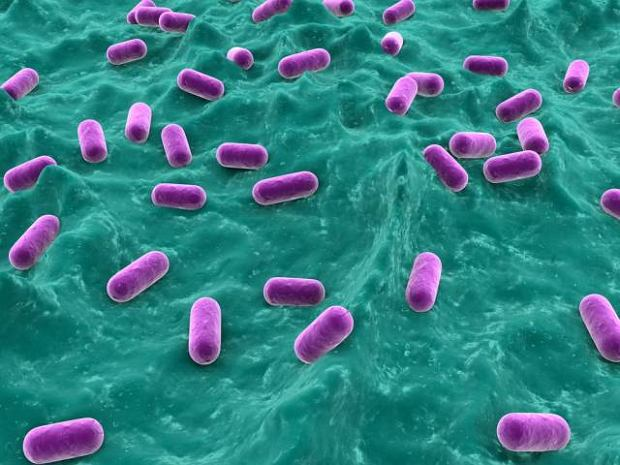
%> input picture kolokwium2/MPOC_LAB11/bakterie.jpg, 620 x 465 px
$ octave zad3.m   (GNU Octave 9; MATLAB toolbox functions it lacks are replaced by stand-ins)
%> lines starting %> are read from the running program, lines starting %| are printed output that depends on the picture; in (x1, y1, x2, y2) boxes, pixels count from 0 and x2, y2 are one past the last pixel; in counts of white or black regions, pixels touching at a corner belong together; the program's own positions count from 1
%liczenie poziomych bakterii a potem je na czerwono otoczyc
close all;
clear;
clc;
pkg load image;
I = imread('bakterie.jpg');
%> I is the input picture: size 465x620x3 uint8; mean R, G, B 49.5, 127.9, 132.1
if size(I, 3) < 3
    disp('Obraz nie jest w kolorze RGB!');
    return;
end
R = I(:, :, 1);
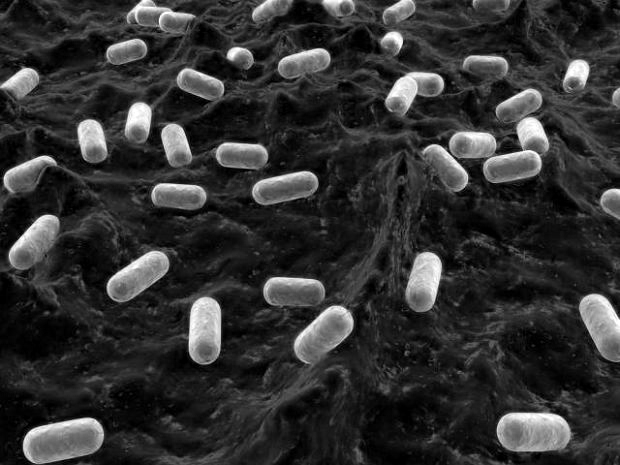
%> R: size 465x620 uint8; min 0, max 255, mean 49.5
G = I(:, :, 2);
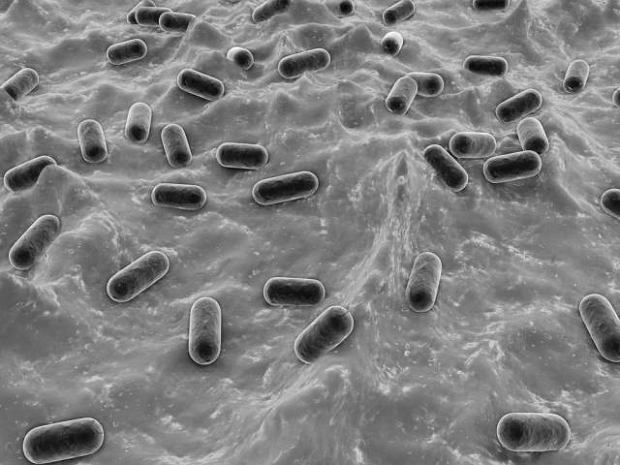
%> G: size 465x620 uint8; min 0, max 255, mean 127.9
B = I(:, :, 3);
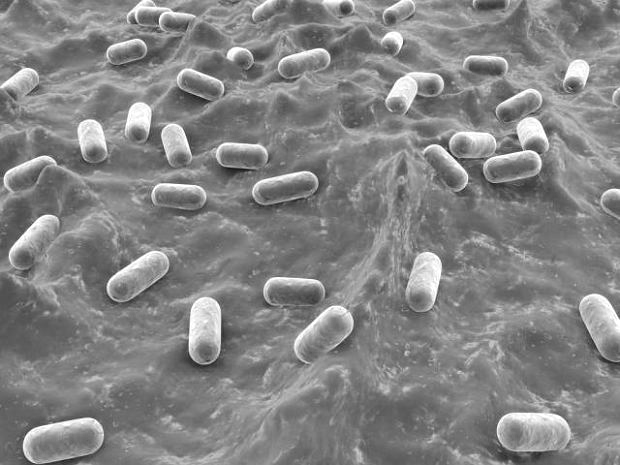
%> B: size 465x620 uint8; min 22, max 255, mean 132.1
mask = (G > R) & (G > B);
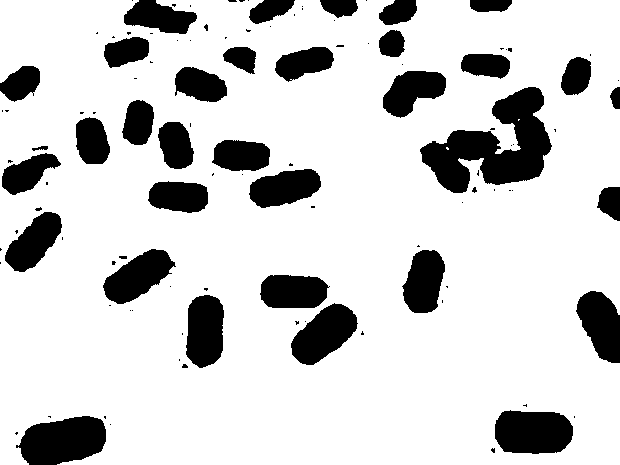
%> mask: size 465x620 logical; 81.7% white; 114 black regions (79 under 20 px), largest, box (x1, y1, x2, y2) and area: (420, 87, 552, 193) 6846, (16, 416, 106, 465) 3295, (495, 410, 573, 454) 2909
BW = ~mask;
BW = imfill(BW, 'holes');
%> BW: size 465x620 logical; 18.3% white; 114 white regions (79 under 20 px)
[L, num] = bwlabel(BW);
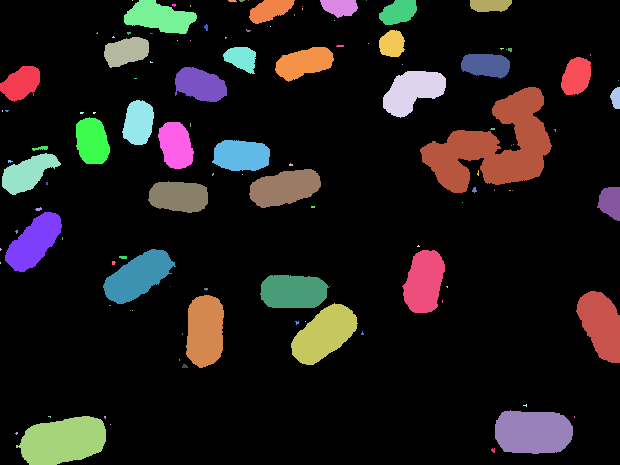
%> L: size 465x620 double; 115 distinct labels, from 0 to 114; one colour per label, 0 black
%> num = 114
stats = regionprops(L, 'Area', 'BoundingBox', 'MajorAxisLength', 'MinorAxisLength');
%> stats = 114 regions; largest, box (x1, y1, x2, y2), Area, MajorAxisLength and MinorAxisLength: (420, 87, 552, 193) 6856 147.9 84.98, (16, 416, 106, 465) 3295 93.05 45.59, (495, 410, 573, 454) 2909 82.84 45.31, (291, 303, 358, 365) 2477 77.86 40.95, (186, 295, 224, 368) 2295 76.24 38.89
horizontalBacteria = [];

for i = 1:length(stats)
    if stats(i).MajorAxisLength / stats(i).MinorAxisLength > 2
        horizontalBacteria = [horizontalBacteria, i];
    end
end
%> this loop made 114 passes
%> horizontalBacteria on passes 5, 7, 11, 12, 13, 15, 16, 21, 28, 30, 35, 36: 5, [5 7], [5 7 11], [5 7 11 12], [5 7 11 12 13], [5 7 11 12 13 15], [5 7 11 12 13 15 16], [5 7 11 12 13 15 16 21], [5 7 11 12 13 15 16 21 28], [5 7 11 12 13 15 16 21 28 30], [5 7 11 12 13 15 16 21 28 30 35], [5 7 11 12 13 15 16 21 28 30 35 36]
%> after the loop, horizontalBacteria = 34 values from 5 to 113
numHorizontal = length(horizontalBacteria);
%> numHorizontal = 34
disp(['Liczba wszystkich bakterii: ', num2str(num)]);
%| Liczba wszystkich bakterii: 114
disp(['Liczba poziomych bakterii: ', num2str(numHorizontal)]);
%| Liczba poziomych bakterii: 34
figure; imshow(BW); title('Poziome bakterie na obrazie');
hold on;
for i = horizontalBacteria
    rectangle('Position', stats(i).BoundingBox, 'EdgeColor', 'r', 'LineWidth', 2);
end
%> this loop made 34 passes
%> i on passes 1 to 12: 5, 7, 11, 12, 13, 15, 16, 21, 28, 30, 35, 36
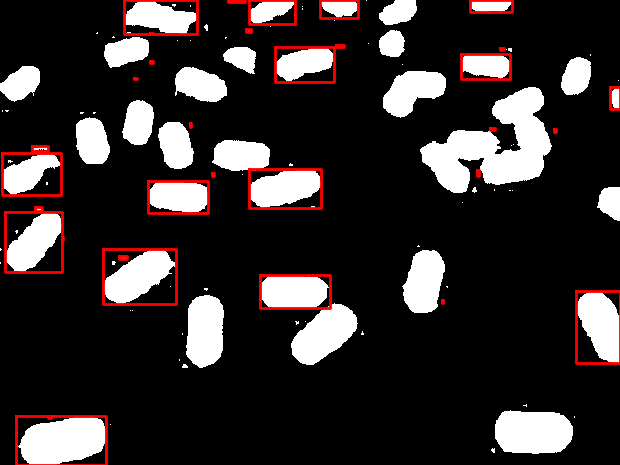
%> figure redrawn from the program's plot data; its title reads 'Poziome bakterie na obrazie'
hold off;
